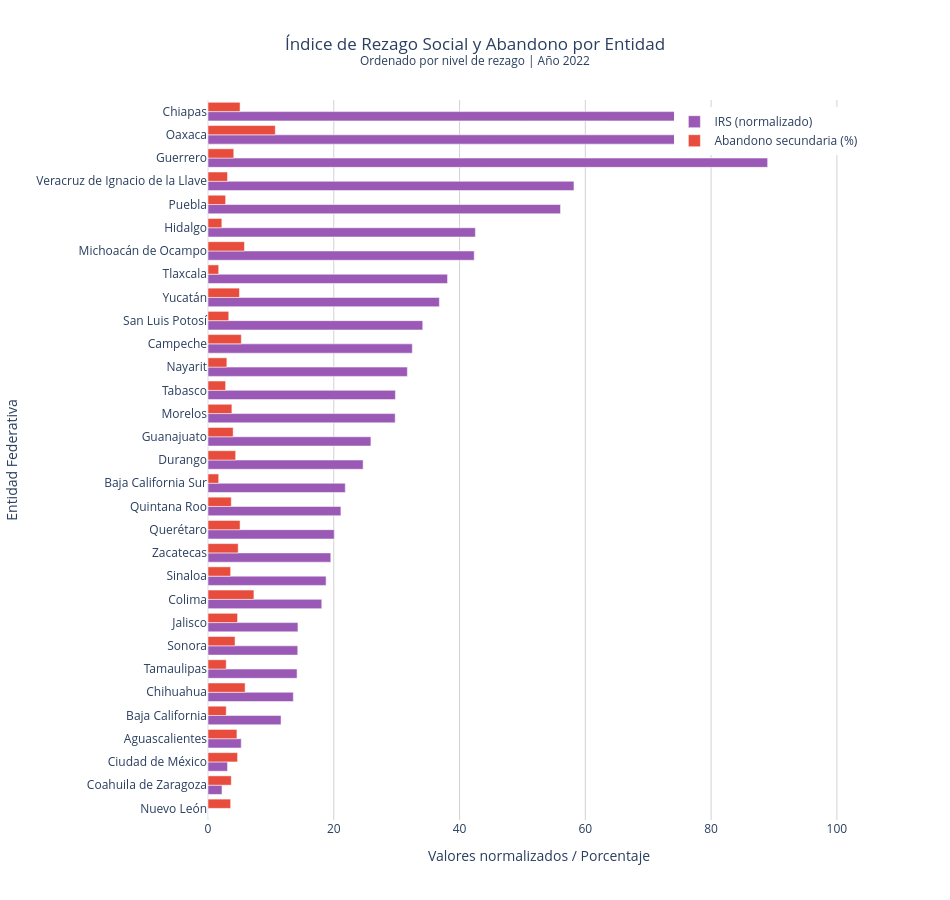

The cell this chart's notebook holds for it:
### Markdown cell above
## 🗺️ Ranking de Entidades por IRS y Abandono

### Code cell
# Ordenar por IRS
datos_sorted = datos.sort_values(var_x, ascending=True)

# Crear gráfico de barras horizontales
fig = go.Figure()

# Barras para IRS (escala normalizada para visualización)
irs_normalized = (datos_sorted[var_x] - datos_sorted[var_x].min()) / (datos_sorted[var_x].max() - datos_sorted[var_x].min()) * 100

fig.add_trace(go.Bar(
    y=datos_sorted['estado'],
    x=irs_normalized,
    name='IRS (normalizado)',
    orientation='h',
    marker_color='#9b59b6',
    hovertemplate='%{y}<br>IRS: ' + datos_sorted[var_x].round(4).astype(str) + '<extra></extra>'
))

# Barras para abandono
fig.add_trace(go.Bar(
    y=datos_sorted['estado'],
    x=datos_sorted[var_y],
    name='Abandono secundaria (%)',
    orientation='h',
    marker_color='#e74c3c',
    hovertemplate='%{y}<br>Abandono: %{x:.1f}%<extra></extra>'
))

fig.update_layout(
    title={
        'text': f'Índice de Rezago Social y Abandono por Entidad<br><sup>Ordenado por nivel de rezago | Año {ANIO}</sup>',
        'x': 0.5,
        'xanchor': 'center'
    },
    xaxis=dict(
        title='Valores normalizados / Porcentaje',
        gridcolor='lightgray'
    ),
    yaxis=dict(
        title='Entidad Federativa',
        categoryorder='array',
        categoryarray=datos_sorted['estado']
    ),
    barmode='group',
    height=900,
    width=950,
    template='plotly_white',
    legend=dict(
        x=0.99,
        y=0.99,
        xanchor='right',
        yanchor='top'
    )
)

fig.show()

### Figure 1 — Plotly figure (JSON) as saved in the notebook; plotly's stock layout.template omitted (floating-point values rounded to 4 significant figures)
{"data": [{"hovertemplate": ["%{y}<br>IRS: -1.214<extra></extra>", "%{y}<br>IRS: -1.191<extra></extra>", "%{y}<br>IRS: -1.182<extra></extra>", "%{y}<br>IRS: -1.1596<extra></extra>", "%{y}<br>IRS: -1.0944<extra></extra>", "%{y}<br>IRS: -1.0742<extra></extra>", "%{y}<br>IRS: -1.0681<extra></extra>", "%{y}<br>IRS: -1.067<extra></extra>", "%{y}<br>IRS: -1.0667<extra></extra>", "%{y}<br>IRS: -1.0276<extra></extra>", "%{y}<br>IRS: -1.0206<extra></extra>", "%{y}<br>IRS: -1.0129<extra></extra>", "%{y}<br>IRS: -1.0072<extra></extra>", "%{y}<br>IRS: -0.9963<extra></extra>", "%{y}<br>IRS: -0.9891<extra></extra>", "%{y}<br>IRS: -0.9599<extra></extra>", "%{y}<br>IRS: -0.9472<extra></extra>", "%{y}<br>IRS: -0.9074<extra></extra>", "%{y}<br>IRS: -0.907<extra></extra>", "%{y}<br>IRS: -0.8875<extra></extra>", "%{y}<br>IRS: -0.8794<extra></extra>", "%{y}<br>IRS: -0.8623<extra></extra>", "%{y}<br>IRS: -0.8351<extra></extra>", "%{y}<br>IRS: -0.8216<extra></extra>", "%{y}<br>IRS: -0.7779<extra></extra>", "%{y}<br>IRS: -0.776<extra></extra>", "%{y}<br>IRS: -0.6366<extra></extra>", "%{y}<br>IRS: -0.6146<extra></extra>", "%{y}<br>IRS: -0.2974<extra></extra>", "%{y}<br>IRS: -0.2754<extra></extra>", "%{y}<br>IRS: -0.1839<extra></extra>"], "marker": {"color": "#9b59b6"}, "name": "IRS (normalizado)", "orientation": "h", "type": "bar", "x": [0.0, 2.228, 3.106, 5.285, 11.61, 13.57, 14.16, 14.27, 14.3, 18.09, 18.78, 19.52, 20.08, 21.13, 21.83, 24.66, 25.9, 29.77, 29.8, 31.7, 32.49, 34.15, 36.79, 38.09, 42.33, 42.52, 56.05, 58.19, 88.99, 91.12, 100.0], "y": ["Nuevo León", "Coahuila de Zaragoza", "Ciudad de México", "Aguascalientes", "Baja California", "Chihuahua", "Tamaulipas", "Sonora", "Jalisco", "Colima", "Sinaloa", "Zacatecas", "Querétaro", "Quintana Roo", "Baja California Sur", "Durango", "Guanajuato", "Morelos", "Tabasco", "Nayarit", "Campeche", "San Luis Potosí", "Yucatán", "Tlaxcala", "Michoacán de Ocampo", "Hidalgo", "Puebla", "Veracruz de Ignacio de la Llave", "Guerrero", "Oaxaca", "Chiapas"]}, {"hovertemplate": "%{y}<br>Abandono: %{x:.1f}%<extra></extra>", "marker": {"color": "#e74c3c"}, "name": "Abandono secundaria (%)", "orientation": "h", "type": "bar", "x": [3.6, 3.7, 4.7, 4.6, 2.9, 5.9, 2.9, 4.3, 4.7, 7.3, 3.6, 4.8, 5.1, 3.7, 1.7, 4.4, 4.0, 3.8, 2.8, 3.0, 5.3, 3.3, 5.0, 1.7, 5.8, 2.2, 2.8, 3.1, 4.1, 10.7, 5.1], "y": ["Nuevo León", "Coahuila de Zaragoza", "Ciudad de México", "Aguascalientes", "Baja California", "Chihuahua", "Tamaulipas", "Sonora", "Jalisco", "Colima", "Sinaloa", "Zacatecas", "Querétaro", "Quintana Roo", "Baja California Sur", "Durango", "Guanajuato", "Morelos", "Tabasco", "Nayarit", "Campeche", "San Luis Potosí", "Yucatán", "Tlaxcala", "Michoacán de Ocampo", "Hidalgo", "Puebla", "Veracruz de Ignacio de la Llave", "Guerrero", "Oaxaca", "Chiapas"]}], "layout": {"barmode": "group", "height": 900, "legend": {"x": 0.99, "xanchor": "right", "y": 0.99, "yanchor": "top"}, "title": {"text": "Índice de Rezago Social y Abandono por Entidad<br><sup>Ordenado por nivel de rezago | Año 2022</sup>", "x": 0.5, "xanchor": "center"}, "width": 950, "xaxis": {"gridcolor": "lightgray", "title": {"text": "Valores normalizados / Porcentaje"}}, "yaxis": {"categoryarray": ["Nuevo León", "Coahuila de Zaragoza", "Ciudad de México", "Aguascalientes", "Baja California", "Chihuahua", "Tamaulipas", "Sonora", "Jalisco", "Colima", "Sinaloa", "Zacatecas", "Querétaro", "Quintana Roo", "Baja California Sur", "Durango", "Guanajuato", "Morelos", "Tabasco", "Nayarit", "Campeche", "San Luis Potosí", "Yucatán", "Tlaxcala", "Michoacán de Ocampo", "Hidalgo", "Puebla", "Veracruz de Ignacio de la Llave", "Guerrero", "Oaxaca", "Chiapas"], "categoryorder": "array", "title": {"text": "Entidad Federativa"}}}}
